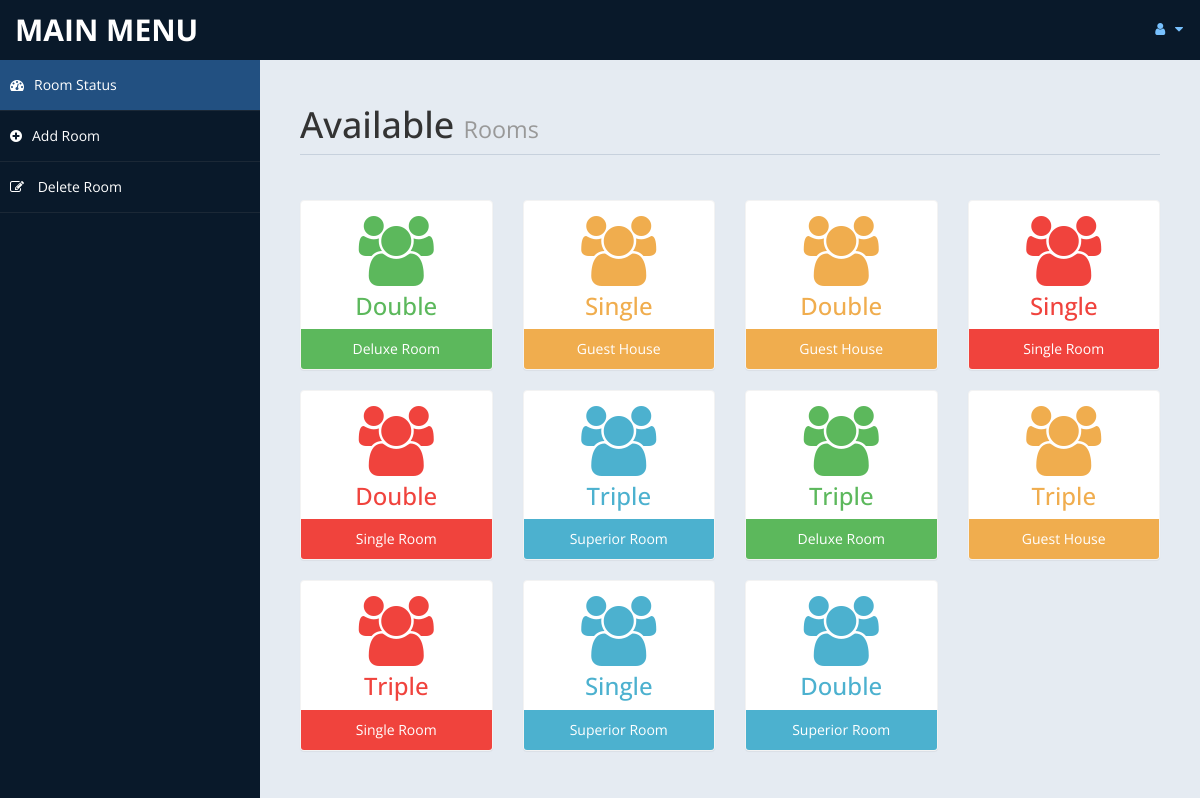
Screenshot of /admin/settings.php (signed in) with the database file from the repository.
### tables this page shows
CREATE TABLE `room` (
  `id` int(10) UNSIGNED NOT NULL,
  `type` varchar(15) DEFAULT NULL,
  `bedding` varchar(10) DEFAULT NULL,
  `place` varchar(10) DEFAULT NULL,
  `cusid` int(11) DEFAULT NULL
);

### admin/settings.php (the view, shortened to what this page needs)
<!DOCTYPE html>
<html>
<head>
    <link href="assets/css/bootstrap.css" rel="stylesheet" />
    <link href="assets/css/font-awesome.css" rel="stylesheet" />
    <link href="assets/css/custom-styles.css" rel="stylesheet" />
</head>
<body>
    <div id="wrapper">
        <nav class="navbar navbar-default top-navbar" role="navigation">
            <div class="navbar-header">
                <a class="navbar-brand" href="home.php">MAIN MENU </a>
            </div>
            <ul class="nav navbar-top-links navbar-right">
                <li class="dropdown">
                    <a class="dropdown-toggle" data-toggle="dropdown" href="#" aria-expanded="false">
                        <i class="fa fa-user fa-fw"></i> <i class="fa fa-caret-down"></i>
                    </a>
                </li>
            </ul>
        </nav>
        <nav class="navbar-default navbar-side" role="navigation">
            <div class="sidebar-collapse">
                <ul class="nav" id="main-menu">
                    <li>
                        <a class="active-menu" href="settings.php"><i class="fa fa-dashboard"></i>Room Status</a>
                    </li>
					<li>
                        <a  href="room.php"><i class="fa fa-plus-circle"></i>Add Room</a>
                    </li>
                    <li>
                        <a   href="roomdel.php"><i class="fa fa-pencil-square-o"></i> Delete Room</a>
                    </li>
            </div>
        </nav>
        <div id="page-wrapper" >
            <div id="page-inner">
			 <div class="row">
                    <div class="col-md-12">
                        <h1 class="page-header">
                           Available <small> Rooms</small>
                        </h1>
                    </div>
                </div>
            <?php
						include ('db.php');
						$sql = "select * from room";
						$re = mysqli_query($con,$sql)
				?>
                <div class="row">
				<?php
										while($row= mysqli_fetch_array($re))
										{
												$id = $row['type'];
											if($id == "Superior Room")
											{
												echo"<div class='col-md-3 col-sm-12 col-xs-12'>
													<div class='panel panel-primary text-center no-boder bg-color-blue'>
														<div class='panel-body'>
															<i class='fa fa-users fa-5x'></i>
															<h3>".$row['bedding']."</h3>
														</div>
														<div class='panel-footer back-footer-blue'>
															".$row['type']."
														</div>
													</div>
												</div>";
											}
											else if ($id == "Deluxe Room")
											{
												echo"<div class='col-md-3 col-sm-12 col-xs-12'>
													<div class='panel panel-primary text-center no-boder bg-color-green'>
														<div class='panel-body'>
															<i class='fa fa-users fa-5x'></i>
															<h3>".$row['bedding']."</h3>
														</div>
														<div class='panel-footer back-footer-green'>
															".$row['type']."
														</div>
													</div>
												</div>";
											}
											else if($id =="Guest House")
											{
												echo"<div class='col-md-3 col-sm-12 col-xs-12'>
													<div class='panel panel-primary text-center no-boder bg-color-brown'>
														<div class='panel-body'>
															<i class='fa fa-users fa-5x'></i>
															<h3>".$row['bedding']."</h3>
														</div>
														<div class='panel-footer back-footer-brown'>
															".$row['type']."
														</div>
													</div>
												</div>";
											}
											else if($id =="Single Room")
											{
												echo"<div class='col-md-3 col-sm-12 col-xs-12'>
													<div class='panel panel-primary text-center no-boder bg-color-red'>
														<div class='panel-body'>
															<i class='fa fa-users fa-5x'></i>
															<h3>".$row['bedding']."</h3>
														</div>
														<div class='panel-footer back-footer-red'>
															".$row['type']."
														</div>
													</div>
												</div>";
											}
										}
									?>
                </div>
            </div>
        </div>
</body>
</html>

### admin/assets/css/custom-styles.css (style rules this page uses)
body { font-family: 'Open Sans', sans-serif; }
#wrapper { width: 100%; background:#09192A; }
#page-wrapper { padding: 15px 15px; min-height: 600px; background:#E5EBF2; }
#page-inner { width:100%; margin:10px 20px 10px 0px; background-color:transparent; padding:10px; min-height:1200px; }
.text-center { text-align:center; }
.no-boder { border:1px solid #f3f3f3; }
h1, .h1, h2, .h2, h3, .h3 { margin-top: 7px; margin-bottom: -5px; }
.page-header { padding-bottom: 9px; margin: 10px 0 45px; border-bottom: 1px solid #C7D1DD; }
.bg-color-green { background-color: #fff; color: #5cb85c; }
.bg-color-blue { background-color: #fff; color: #4CB1CF }
.bg-color-red { background-color: #fff; color:#F0433D; }
.bg-color-brown { background-color: #fff; color:#f0ad4e; }
.back-footer-green { background-color: #5cb85c; color:#fff; border-top: 0px solid #fff; }
.back-footer-red { background-color: #F0433D; color:#fff; border-top: 0px solid #fff; }
.back-footer-blue { background-color: #4CB1CF; color:#fff; border-top: 0px solid #fff; }
.back-footer-brown { background-color: #f0ad4e; color:#fff; border-top: 0px solid #fff; }
.top-navbar { margin:0px; }
.top-navbar .navbar-brand { color: #fff; width: 260px; text-align: left; height: 60px; font-size: 30px; font-weight: 700; text-transform: uppercase; line-height: 30px; }
.top-navbar .nav > li { position: relative; display: inline-block; }
.top-navbar .nav > li > a { position: relative; display: block; padding: 19px 15px; color: #77C0FD; }
.active-menu { background-color:#225081!important; }
.sidebar-collapse , .sidebar-collapse .nav { background:none; }
.sidebar-collapse .nav { padding:0; }
.sidebar-collapse .nav > li > a { color:#fff; background:transparent; text-shadow:none; }
.sidebar-collapse > .nav > li > a { padding:15px 10px; }
.sidebar-collapse > .nav > li { border-bottom: 1px solid rgba(107, 108, 109, 0.19); }
.navbar-side { border:none; background-color: transparent; }
.top-navbar { background:#09192A; border-bottom:none; }
.top-navbar .nav > li > a > i { margin-right: 2px; }
.navbar-default { border:0px solid black; }
.navbar-header { background: #09192A; }
.nav > li > a > i { margin-right:10px; }
@media (min-width:768px) { #page-wrapper { margin: 0 0 0 260px; padding: 15px 30px; min-height: 1200px; } }
@media (min-width:768px) { .navbar-side { z-index: 1; position: absolute; width: 260px; } }
@media (min-width:768px) { .navbar { border-radius: 0px; } }

### admin/settings.php (style rules this page uses)
*, *::before, *::after { padding: 0; margin: 0; box-sizing: border-box; }

### rows the page displays
room: bedding "Double", type "Deluxe Room"
room: bedding "Single", type "Guest House"
room: bedding "Double", type "Guest House"
room: bedding "Single", type "Single Room"
room: bedding "Double", type "Single Room"
room: bedding "Triple", type "Superior Room"
room: bedding "Triple", type "Deluxe Room"
room: bedding "Triple", type "Guest House"
room: bedding "Triple", type "Single Room"
room: bedding "Single", type "Superior Room"
room: bedding "Double", type "Superior Room"
